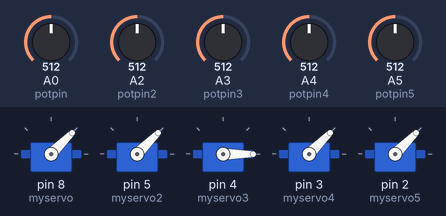
Recording of a sketch running on a simulated Arduino Uno, built with avr-gcc and run on an emulated ATmega328P. Shown: 5 × servo. The inputs (shaded band) are chosen by the test bench; at power-on: A0 (potpin) = 512, A2 (potpin2) = 512, A4 (potpin4) = 512, A5 (potpin5) = 512, A3 (potpin3) = 512.

Above: at 1.2 s.
1.3 s: A0 (potpin) set to 716
At 2.1 s:
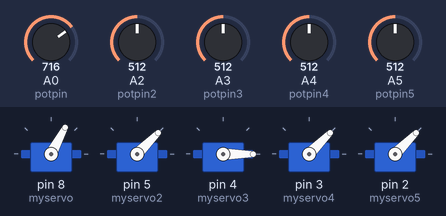
2.8 s: A2 (potpin2) set to 716
At 4.0 s:
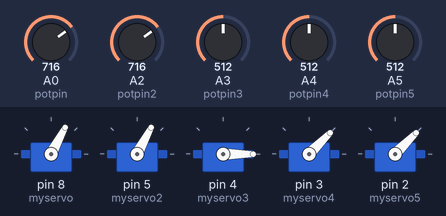
4.3 s: A4 (potpin4) set to 716
At 4.6 s:
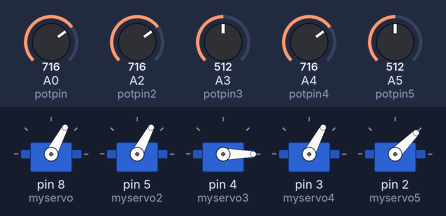
5.8 s: A5 (potpin5) set to 716
At 7.0 s:
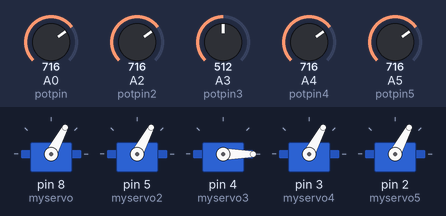
7.3 s: A3 (potpin3) set to 485
At 8.1 s:
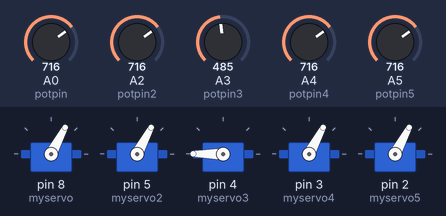
8.8 s: A0 (potpin) set to 992
At 10.2 s:
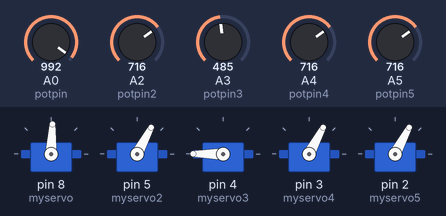
Timing chart, 0 to 11.3 s (numbered marks = the images above; inputs shaded):
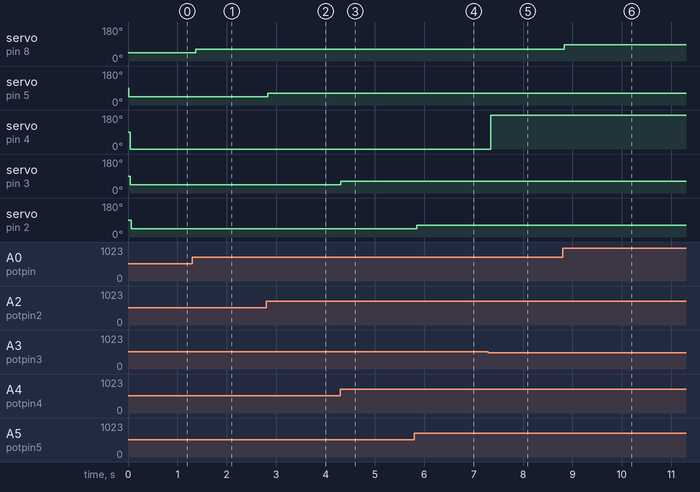

The sketch:

code2.ino
```cpp
#include <Servo.h>
Servo myservo;// create servo object to control a servo
Servo myservo2;
Servo myservo3;
Servo myservo4;
Servo myservo5;
int potpin = 0;// analog pin used to connect the potentiometer
int potpin2 = 2;
int potpin3 = 3;
int potpin4 = 4;
int potpin5 = 5;

int val; // variable to read the value from the analog pin
int val2;
int val3;
int val4;
int val5;


void setup()
{
 myservo.attach(8); // attaches the servo on pin to the servo object
 myservo2.attach(5);
 myservo3.attach(4);
 myservo4.attach(3);
 myservo5.attach(2);
}
void loop()
{
 val = analogRead(potpin);   // reads the value of the
          // potentiometer (value between
          // 0 and 1023)
 val = map(val, 0, 1023, 0, 90);  // scale it to use it with
          // the servo (value between 0 and
          // 180)
 myservo.write(val);     // sets the servo position according
          // to the scaled value
 delay(15);       // waits for the servo to get there

   val2 = analogRead(potpin2);   // reads the value of the
          // potentiometer (value between
          // 0 and 1023)
 val2 = map(val2, 0, 1023, 0, 90);  // scale it to use it with
          // the servo (value between 0 and
          // 180)
 myservo2.write(val2);     // sets the servo position according
          // to the scaled value
 delay(15);       // waits for the servo to get there

   val3 = analogRead(potpin3);   // reads the value of the
          // potentiometer (value between
          // 0 and 1023)
 val = map(val3, 0, 1023, 0, 90);  // scale it to use it with
          // the servo (value between 0 and
          // 180)
 myservo3.write(val3);     // sets the servo position according
          // to the scaled value
 delay(15);       // waits for the servo to get there

   val4 = analogRead(potpin4);   // reads the value of the
          // potentiometer (value between
          // 0 and 1023)
 val4 = map(val4, 0, 1023, 0, 90);  // scale it to use it with
          // the servo (value between 0 and
          // 180)
 myservo4.write(val4);     // sets the servo position according
          // to the scaled value
 delay(15);       // waits for the servo to get there

   val5 = analogRead(potpin5);   // reads the value of the
          // potentiometer (value between
          // 0 and 1023)
 val5 = map(val5, 0, 1023, 0, 90);  // scale it to use it with
          // the servo (value between 0 and
          // 180)
 myservo5.write(val5);     // sets the servo position according
          // to the scaled value
 delay(15);       // waits for the servo to get there
}
```

Measured:
- the behaviour switches between 500 and 499 on A3 (potpin3) (found by bisection; images 4 and 5)
- after the input at 1.3 s, servo on pin 8 (myservo): 45° → 62° after 0.07 s
- after the input at 2.8 s, servo on pin 5 (myservo2): 45° → 62° at once
- after the input at 4.3 s, servo on pin 3 (myservo4): 45° → 62° at once
- after the input at 5.8 s, servo on pin 2 (myservo5): 45° → 62° after 0.05 s
- after the input at 7.3 s, servo on pin 4 (myservo3): 0° → 180° at once
- after the input at 8.8 s, servo on pin 8 (myservo): 62° → 87° at once
